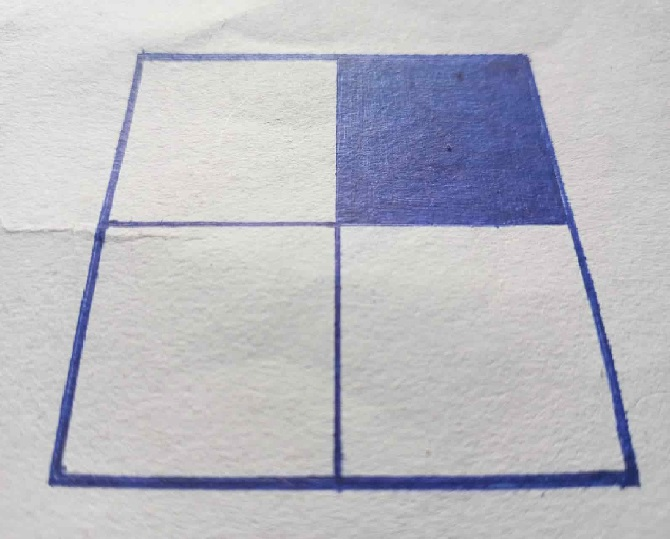
#> input picture prev/test.jpeg, 670 x 539 px, given in place of video, which was not available
$ python try2.py
#> lines starting #> are read from the running program, lines starting #| are printed output that depends on the picture; after the words box and inside, x2 and y2 are one past the last pixel; in counts of white or black regions, pixels touching at a corner belong together; pictures that were not available may be replaced by others from this repository, and a replacement may not be noted
import cv2
import numpy as np

def biggestContour(contours):
    biggest = np.array([])
    max_area = 0
    for i in contours:
        area = cv2.contourArea(i)
        if area > 5000:
            peri = cv2.arcLength(i, True)
            approx = cv2.approxPolyDP(i, 0.02 * peri, True)
            if area > max_area and len(approx) == 4:
                biggest = approx
                max_area = area
    return biggest,max_area


def reorder(myPoints):

    myPoints = myPoints.reshape((4, 2))
    myPointsNew = np.zeros((4, 1, 2), dtype=np.int32)
    add = myPoints.sum(1)

    myPointsNew[0] = myPoints[np.argmin(add)]
    myPointsNew[3] =myPoints[np.argmax(add)]
    diff = np.diff(myPoints, axis=1)
    myPointsNew[1] =myPoints[np.argmin(diff)]
    myPointsNew[2] = myPoints[np.argmax(diff)]

    return myPointsNew

vid = cv2.VideoCapture("http://192.168.201.91:4747/video")
while(True):
    ret, f = vid.read()
#> f is the input picture: shape (539, 670, 3); mean B, G, R 194.3, 186.5, 185.8
    frame = f.copy()[12: ,]
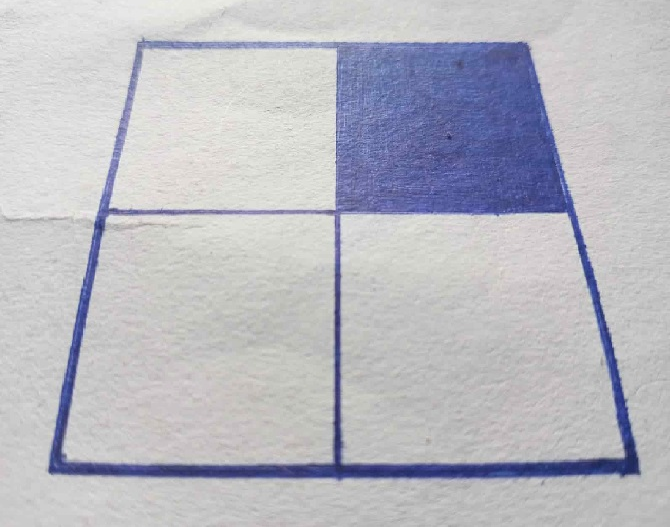
#> frame: shape (527, 670, 3); mean B, G, R 193.9, 185.8, 185.1
    # print(str(frame.shape))
    heightImg = 468
    widthImg  = 640
    gray = gray = cv2.cvtColor(frame, cv2.COLOR_BGR2GRAY)
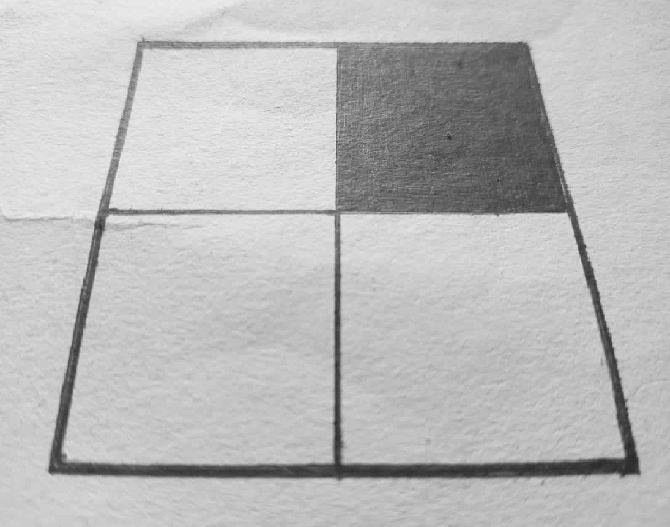
#> gray: shape (527, 670); min 39, max 244, mean 186.5
    imgBlur = cv2.GaussianBlur(gray, (5, 5), 1)
    edged=cv2.Canny(imgBlur,30,50)
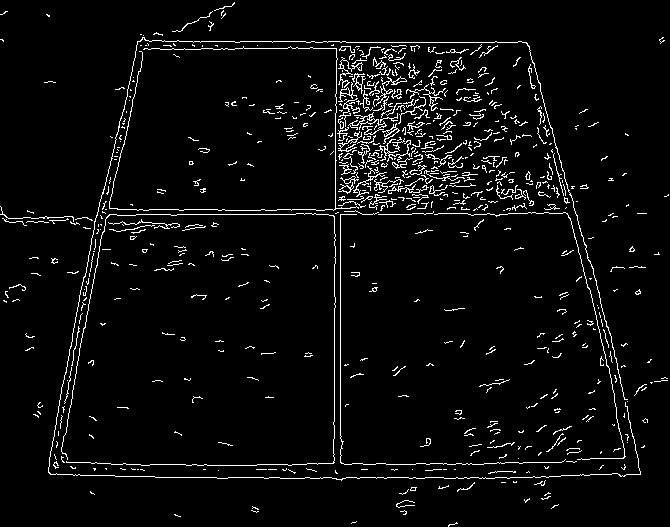
#> edged: shape (527, 670); 4.3% white in thin lines or dots

    kernel = np.ones((5, 5))
    imgDial = cv2.dilate(edged, kernel, iterations=2)
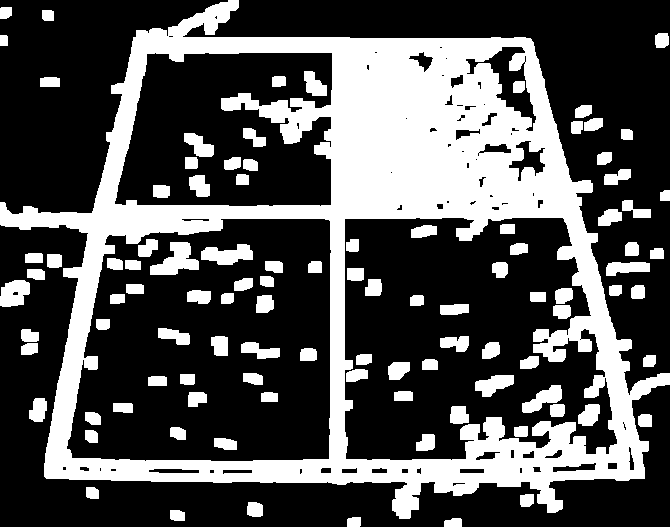
#> imgDial: shape (527, 670); 32.3% white; 102 white regions, largest, box (x1, y1, x2, y2) and area: (0, 0, 670, 519) 90679, (150, 242, 199, 275) 907, (201, 244, 253, 265) 717
    imgThreshold = cv2.erode(imgDial, kernel, iterations=1)
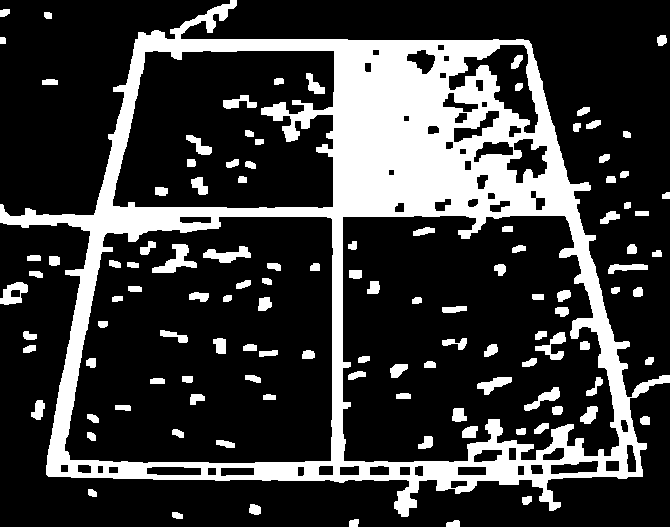
#> imgThreshold: shape (527, 670); 23% white; 115 white regions

    imgContours = frame.copy()
    imgBigContour = frame.copy()

    contours, hierarchy = cv2.findContours(imgThreshold, cv2.RETR_EXTERNAL, cv2.CHAIN_APPROX_SIMPLE)
#> contours = 37 contours; largest, box (x1, y1, x2, y2) and area: (0, 0, 670, 517) 224693, (0, 282, 28, 305) 393, (608, 264, 648, 274) 195, (31, 400, 45, 420) 154, (600, 211, 620, 224) 122
    cv2.drawContours(imgContours, contours, -1, (0, 255, 0), 10)
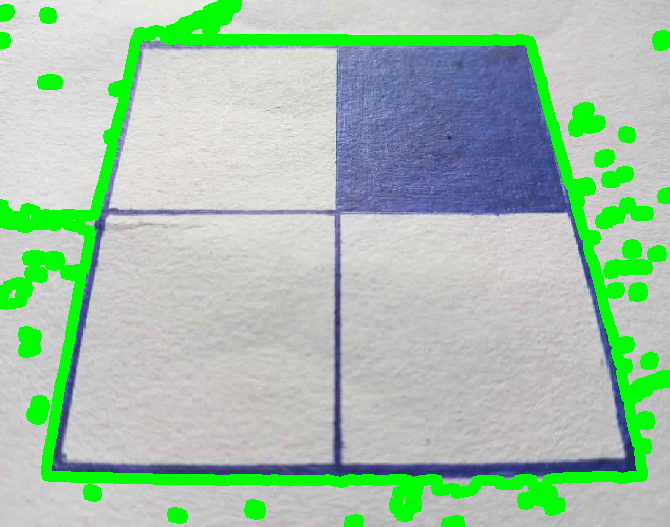
#> imgContours: shape (527, 670, 3); 11.38% of pixels changed, all inside (x1, y1, x2, y2) = (0, 0, 670, 527)

    biggest, maxArea = biggestContour(contours)
#> the loop in biggestContour, `for i in contours:` made 37 passes
#> (area, peri) on pass 37: (224693, 2911.5)
#> area on passes 1 to 6: 63, 55.5, 49, 90.5, 58.5, 45.5
#> after the loop in biggestContour, `for i in contours:`: biggest = empty array; max_area = 0
#> biggest = empty array; maxArea = 0
    print(biggest.size)
#| 0
    if biggest.size != 0:
        biggest=reorder(biggest)
        cv2.drawContours(imgBigContour, biggest, -1, (0, 255, 0), 20) # DRAW THE BIGGEST CONTOUR
        # imgBigContour = utlis.drawRectangle(imgBigContour,biggest,2)
        pts1 = np.float32(biggest) # PREPARE POINTS FOR WARP
        pts2 = np.float32([[0, 0],[widthImg, 0], [0, heightImg],[widthImg, heightImg]]) # PREPARE POINTS FOR WARP
        matrix = cv2.getPerspectiveTransform(pts1, pts2)
        imgWarpColored = cv2.warpPerspective(img, matrix, (widthImg, heightImg))

        #REMOVE 20 PIXELS FORM EACH SIDE
        imgWarpColored=imgWarpColored[20:imgWarpColored.shape[0] - 20, 20:imgWarpColored.shape[1] - 20]
        imgWarpColored = cv2.resize(imgWarpColored,(widthImg,heightImg))

        # APPLY ADAPTIVE THRESHOLD
        imgWarpGray = cv2.cvtColor(imgWarpColored,cv2.COLOR_BGR2GRAY)
        imgAdaptiveThre= cv2.adaptiveThreshold(imgWarpGray, 255, 1, 1, 7, 2)
        imgAdaptiveThre = cv2.bitwise_not(imgAdaptiveThre)
        imgAdaptiveThre=cv2.medianBlur(imgAdaptiveThre,3)
    # [6 lines of commented-out code are left out]
    cv2.imshow("orig", imgContours)
    cv2.imshow("f", frame)
    if cv2.waitKey(1) & 0xFF == ord('q'):
#> (key q is pressed here)
        break
